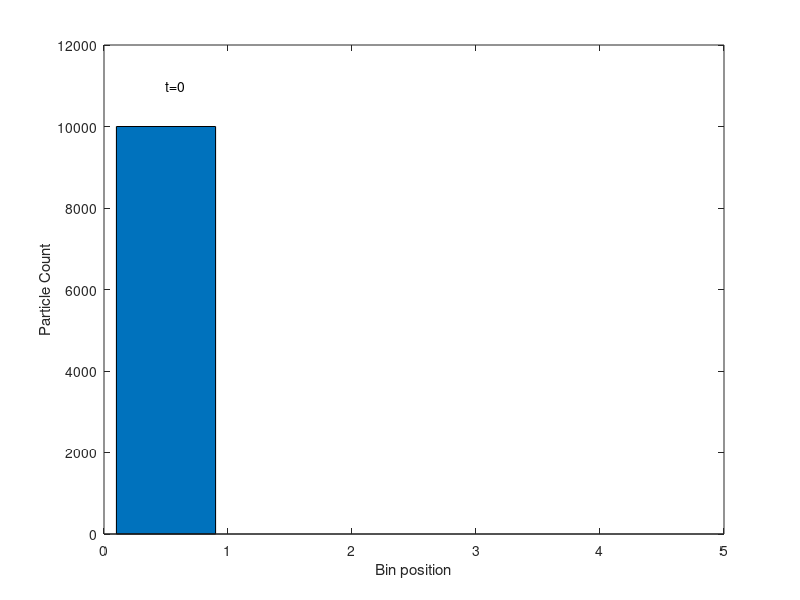
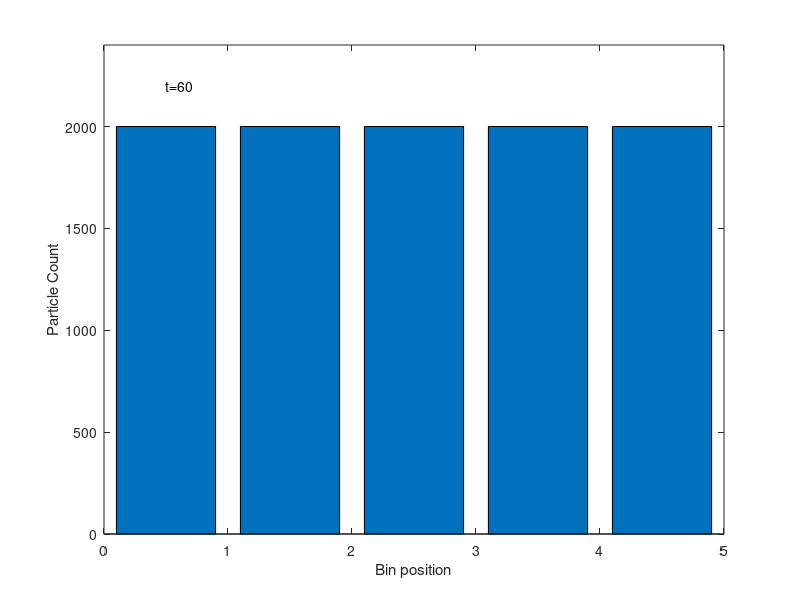

The MATLAB source for these figures, in order:
% Lab Assignment 5
% ELEC-2250: Physical Electronics S2020
%Part 2: Simple Diffusion process simulation using a 1-D box
%The Matlab codes below help to visualize the diffusion process.
%The program provider a pseudo-animation of a one-dimensional particle system 
%as described in the textbook (Page 138-140).
%The y [ ] statement in the program controls the initial condition,
%N specifies the maximum number of monitored “jumps,” and
%the number in the pause statements controls the time between jumps.

%Initialization

clear all
close all
clc

x=[0.5 1.5 2.5 3.5 4.5]; % Position of the bin center
y=[10000 0 0 0 0]; %Initial number of particles in a Bin
bar(x,y); %Draw bar graph
text (0.5,max(y)+.1*max(y),['t=0']); %Position start time t=0
axis([0,5,0,max(y)+.2*max(y)]) % Limit the axis for better visualization
xlabel ('Bin position')
ylabel('Particle Count')
pause (0.5)
N= 60; %time unit. Adjust N for a longer time until the bin values reach (quilibrium.
%Computations and plotting
figure
for i=1:N,
%Diffusion step calculation
bin(1)=(y(1)/2+y(2)/2) % Without the 'Semicolons', the bin values are output in the command window to see how the particles are moving left or right until an equilibrium is reached.
bin(2)=(y(1)/2+y(3)/2) % You can turn the command window output by inserting the 'Semicon back'.
bin(3)=(y(2)/2+y(4)/2)
bin(4)=(y(3)/2+y(5)/2)
bin(5)=(y(4)/2+y(5)/2)
t=i % Display the time internal, t=1, 2, 3, etc.
y=bin;
%plotting the result
bar(x,y);
axis(axis);
text(0.5,max(y)+.1*max(y),['t=', num2str(i)]);
axis([0,5,0,max(y)+.2*max(y)]);
xlabel ('Bin position')
ylabel('Particle Count')
pause (0.5)
end